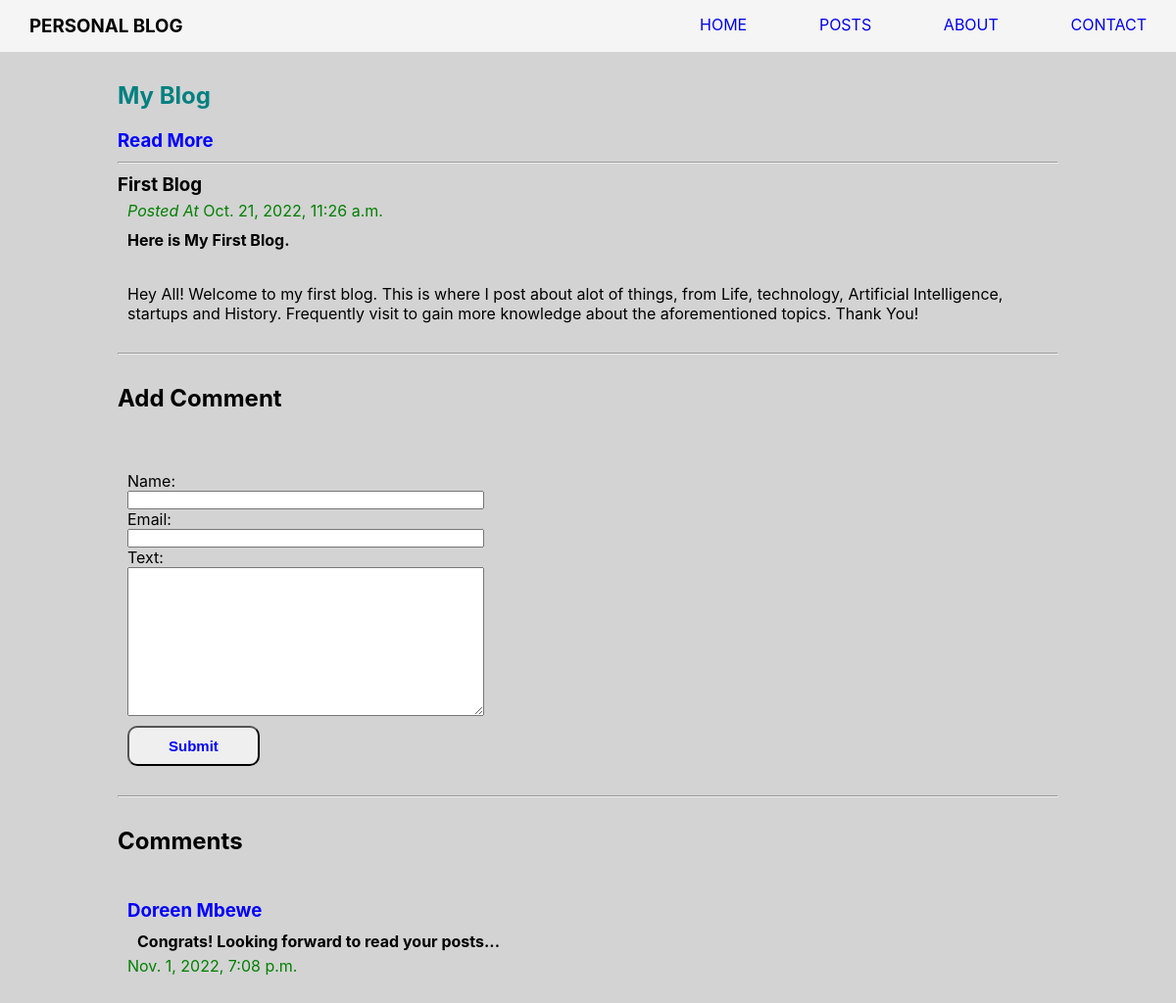
The app's page /blog/post-1/ with its own data.
### blog/models.py (models this page shows, shortened)
class Mypost(models.Model):
    title = models.CharField(max_length=255)
    slug = models.SlugField()
    intro = models.TextField()
    body = models.TextField()
    my_date = models.DateTimeField(auto_now_add=True)
    class Meta:
        ordering = ["-my_date"]

class Comment(models.Model):
    post = models.ForeignKey(
        Mypost, related_name='comments', on_delete=models.CASCADE)
    name = models.CharField(max_length=255)
    email = models.EmailField()
    text = models.TextField()
    my_date = models.DateTimeField(auto_now_add=True)
    class Meta:
        ordering = ["-my_date"]

### blog/views.py (the view)
# urls.py: path('<slug:slug>/', views.main, name='main')
def main(request, slug):
    form = CommentForm()
    post = Mypost.objects.get(slug=slug)
    comment = Comment.objects.all()
    if request.method == "POST":
        form = CommentForm(request.POST)
        if form.is_valid():
            comment = form.save(commit=False)
            comment.post = post
            comment.save()
            return redirect('main', slug=post.slug)
    else:
        form = CommentForm()
    context = {'form': form, 'post': post, 'comment': comment}
    return render(request, "main.html", context)

### blog/templates/forms.py
class CommentForm(ModelForm):
    class Meta:
        model = Comment
        fields = ["name", "email", "text"]

### blog/templates/main.html (shortened to what this page needs)
<!DOCTYPE html>
<html lang="en">
<head>
    {% load static %}
    <link rel="stylesheet" href ="{% static 'main.css' %}">
</head>
<body>
    <div class="details-cover">
        <ul class="navbar">
            <div class="navbar-left">
            <li><h3>PERSONAL BLOG</h3></li>
            </div>
            <div class="navbar-right">
            <li><a href="{% url 'home' %}">HOME</a></li>
            <li><a href="{% url 'mypost' %}">POSTS</a></li>
            <li><a href="{% url 'about' %}">ABOUT</a></li>
            <li><a href="{% url 'contact' %}">CONTACT</a></li>
            </div>
            </ul>
            <div class="container">
    <h2 class="title">My Blog</h2>
    <h3 class="subtitle">Read More</h3>
    <hr>
    <ul class="main">
        {% block content %}
            <div class="main-ul">
            <li id="title"><h3>{{ post.title}}</h3></li>
            <li id="date"><i>Posted At</i> {{ post.my_date}}</li>
            <li id="intro"><h4>{{ post.intro}}</h4></li>
            <li id="body">{{ post.body}}</li>
            <hr>
            <h2 class="comment-title">Add Comment</h2>
            <form method="post", action="", class="form">
                {{form}}
                <div class="btn">
                    <button id="btn">Submit</button>
                </div>
            </form>
            <hr>
            <h2 class="comment-subtitle">Comments</h2>
            {% for comment in post.comments.all %}
            <div class="comment-cover">
            <li id="comment-name"><h3>{{ comment.name}}</h3></li>
            <li id="comment-text"><h4>{{ comment.text}}</h4></li>
            <li id="comment-date"> {{ comment.my_date}}</li>
            </div>
            {% empty %}
            <h3>No Comments Yet.</h3>
            {% endfor %}
            </div>
        {% endblock %}
    </ul>
    </div>
    </div>
</body>
</html>

### blog/static/main.css (style rules this page uses)
* { margin: 0; padding: 0; box-sizing: border-box; }
body { background: lightgray; font-family: -apple-system, BlinkMacSystemFont, "Segoe UI", "Roboto", "Oxygen", "Ubuntu", "Cantarell", "Fira Sans", "Droid Sans", "Helvetica Neue"; }
ul li { list-style-type: none; }
a:link { text-decoration: none; }
.navbar { position: sticky; top: 0; display: flex; justify-content: space-between; width: 100%; padding: 15px 30px; background-color: whitesmoke; }
.navbar-left { width: 30%; }
.navbar-right { width: 40%; display: flex; justify-content: space-between; }
.container { width: 80%; margin: 30px 10%; }
.title { padding-bottom: 20px; color: teal; }
.subtitle { padding-bottom: 10px; color: blue; }
#title { padding-top: 10px; }
#intro, #date { padding: 5px 10px; }
#date { color: green; }
#body { padding: 30px 10px; }
.comment-title, .comment-subtitle { padding: 30px 0px; }
.form { display: flex; flex-direction: column; width: 40%; padding: 30px 10px; }
.comment-cover { padding: 10px; }
#comment-name { padding: 5px 0px 10px; color: blue; }
#comment-text { padding: 0px 10px 5px; }
#comment-date { color:green; }
#btn { padding: 10px 40px; margin-top: 10px; color: blue; font-weight: bold; font-size: 15px; border-radius: 10px; }

### records on screen
Mypost: title "First Blog", my_date "Oct. 21, 2022, 11:26 a.m.", intro "Here is My First Blog.", body "Hey All! Welcome to my first blog. This is where I post about alot of things, from Life, technology, Artificial Intelligence, startups and History. Frequently visit to gain more knowledge about the aforementioned topics. Thank You!"
Comment: name "Doreen Mbewe", text "Congrats! Looking forward to read your posts...", my_date "Nov. 1, 2022, 7:08 p.m."
